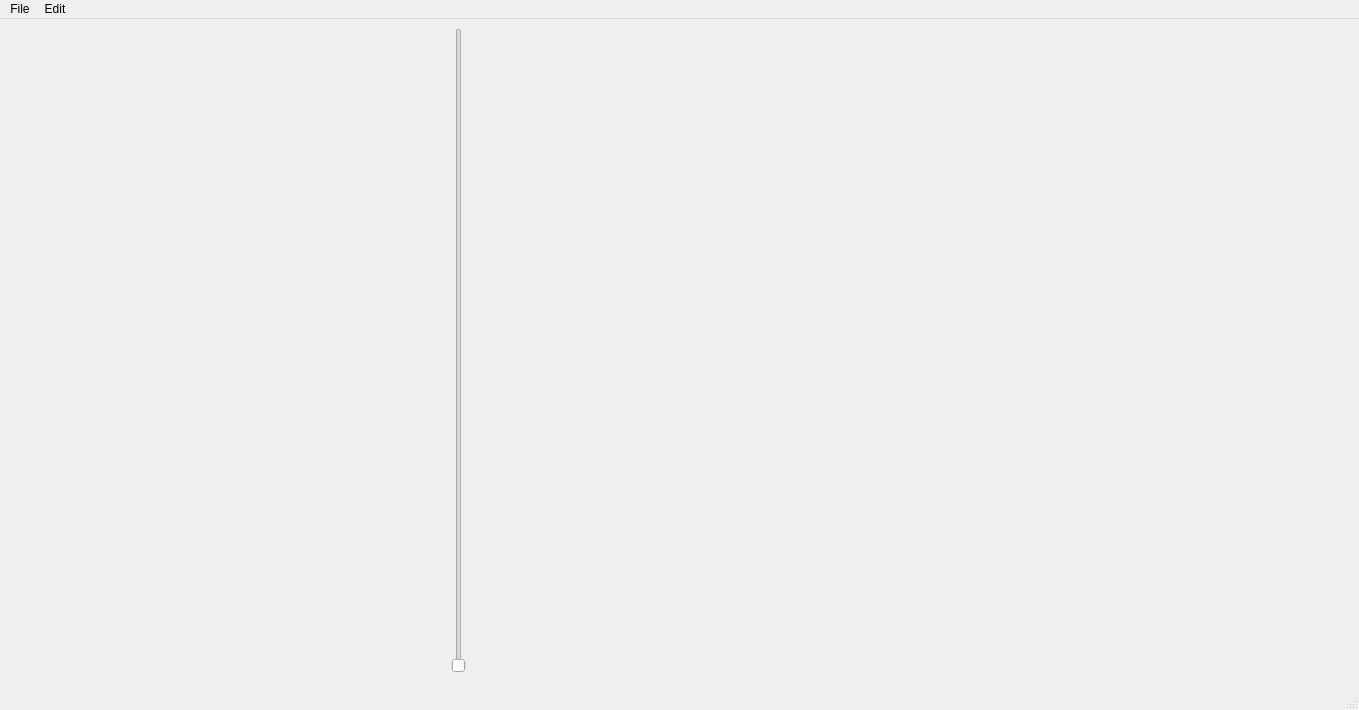
<?xml version="1.0" encoding="UTF-8"?>
<ui version="4.0">
 <class>MainWindow</class>
 <widget class="QMainWindow" name="MainWindow">
  <property name="geometry">
   <rect>
    <x>0</x>
    <y>0</y>
    <width>1359</width>
    <height>710</height>
   </rect>
  </property>
  <property name="windowTitle">
   <string>nimamp</string>
  </property>
  <widget class="QWidget" name="centralwidget">
   <layout class="QGridLayout" name="gridLayout_2">
    <item row="0" column="3">
     <widget class="QWidget" name="queueWidgetPlaceholder" native="true"/>
    </item>
    <item row="1" column="3">
     <widget class="QWidget" name="playlistViewWidgetPlaceholder" native="true"/>
    </item>
    <item row="0" column="0">
     <widget class="QWidget" name="transportWidgetPlaceholder" native="true"/>
    </item>
    <item row="0" column="2">
     <widget class="QSlider" name="volumeSlider">
      <property name="maximum">
       <number>100</number>
      </property>
      <property name="singleStep">
       <number>1</number>
      </property>
      <property name="tracking">
       <bool>true</bool>
      </property>
      <property name="orientation">
       <enum>Qt::Orientation::Vertical</enum>
      </property>
      <property name="invertedAppearance">
       <bool>false</bool>
      </property>
      <property name="invertedControls">
       <bool>false</bool>
      </property>
     </widget>
    </item>
    <item row="1" column="0">
     <widget class="QWidget" name="playlistTabsWidgetPlaceholder" native="true"/>
    </item>
    <item row="0" column="4">
     <widget class="QWidget" name="metadataWidgetPlaceholder" native="true"/>
    </item>
   </layout>
  </widget>
  <widget class="QMenuBar" name="menubar">
   <property name="geometry">
    <rect>
     <x>0</x>
     <y>0</y>
     <width>1359</width>
     <height>33</height>
    </rect>
   </property>
   <widget class="QMenu" name="menuMain">
    <property name="title">
     <string>File</string>
    </property>
    <addaction name="actionFolderToQueue"/>
    <addaction name="actionFilesToQueue"/>
   </widget>
   <widget class="QMenu" name="menuEdit">
    <property name="title">
     <string>Edit</string>
    </property>
   </widget>
   <addaction name="menuMain"/>
   <addaction name="menuEdit"/>
  </widget>
  <widget class="QStatusBar" name="statusbar"/>
  <action name="actionFolderToQueue">
   <property name="text">
    <string>FolderToQueue</string>
   </property>
  </action>
  <action name="actionFilesToQueue">
   <property name="text">
    <string>FilesToQueue</string>
   </property>
  </action>
 </widget>
 <resources/>
 <connections/>
</ui>
